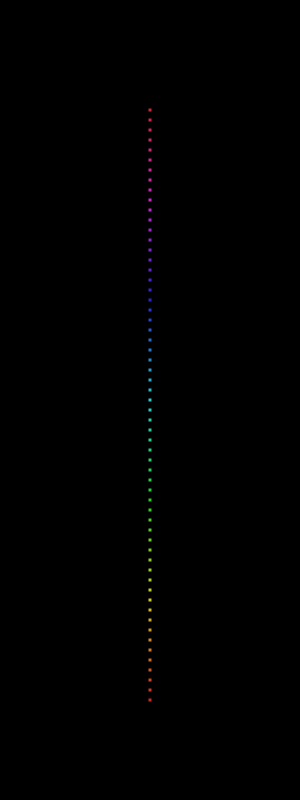
Frame 1 (no input)
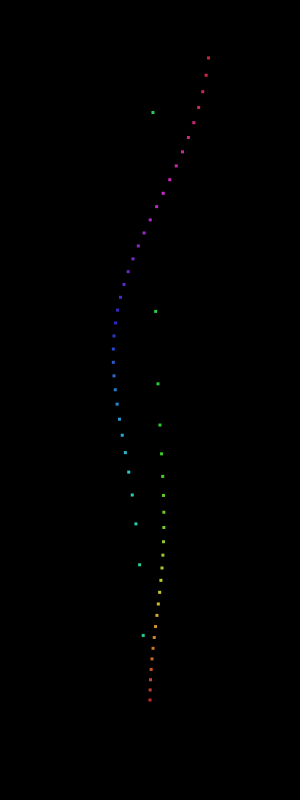
Frame 60 (the mouse pressed at the canvas centre just before this capture)
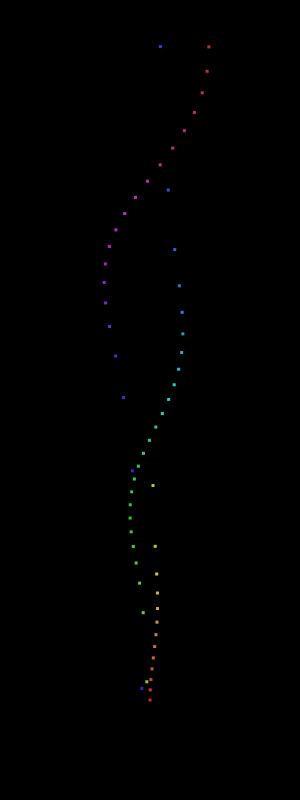
Frame 120 (the mouse held since frame 60 and released just before this capture)

The Processing sketch that drew these frames (run headless with seeded random() and noise(); from frame 60 on, the mouse is pressed at the canvas centre):

// Processing sketch: processing_29560
// ── processing_29560.pde

Square square;
ArrayList squares;


void setup() {
  size(300, 800);
  colorMode(HSB);
  noStroke();
  rectMode(CENTER);
  squares = new ArrayList();
  frameRate(60);
  for (int i = 0; i < 60; i++) {
      squares.add(new Square(width/2, height - i*10 -100, i*256/60, i, i));
      Square square = (Square) squares.get(squares.size()-1);
      square.init();
      }
}

void draw() {
  background(0);
  for (int i = 0; i < squares.size(); i++) {
      Square square = (Square) squares.get(i);
      square.display();
      square.move();
      }
}

class Square {
  float x, y;
  float c;
  float amplitude;
  float rp;
  float x0, y0;
  
  Square(float _x, float _y, float _c, float _amplitude, float _rp) {
    x = _x;
    y = _y;
    c = _c;
    amplitude = _amplitude;
    rp = _rp;
  }
  
  void init() {
    x0 = x;
    y0 = y;
  }
  
  void move() {
    x = x0 + amplitude*sin(2*(0.001*millis()%60)*rp*PI/60);
    y = y0 + -amplitude*tan((0.001*millis()%60)*rp*PI/60);
  }
  
  void display() {
    pushMatrix();
    translate(x, y);
    fill(c, 204, 204);
    rect(0, 0, 3, 3);
    popMatrix();
  }
}
                                
